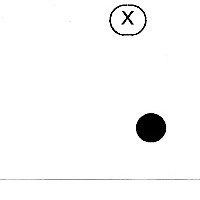
%> input picture spec/samples/angolo.jpg, 200 x 200 px
$ octave test_reg.m   (GNU Octave 9; MATLAB toolbox functions it lacks are replaced by stand-ins)
%> lines starting %> are read from the running program, lines starting %| are printed output that depends on the picture
clear

i = imread('./spec/samples/angolo.jpg');
%> i is the input picture: size 200x200x3 uint8; min 0, max 255, mean 248.5
ig = 255 - rgb2gray(i);
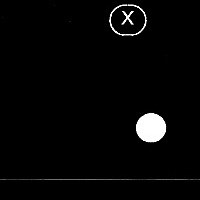
%> ig: size 200x200 uint8; min 0, max 255, mean 6.5

% the horizontal signal
hs = sum(ig, 1);
%> hs = 200 values, max 10007 at index 146, min 59 at index 18, mean 1293.4
% the vertical signal
vs = sum(ig, 2);
%> vs = 200 values, max 18557 at index 180, min 0 at index 41, mean 1293.4

% kernel half size, to be determined
khs = 15;
% kernel X axis
x = -khs:khs;
% kernel full size
ksize = length(x);
% KERNEL
y=sqrt(khs^2 - x.^2);

% image YX sizes
[vp, hp] = size(ig);
%> vp = 200; hp = 200

xmin = nan(1, hp);
ymin = nan(1, vp);

for i = 1:hp-ksize;
   tx = hs(i:i+ksize-1); % the X values for the current step
   y=sqrt(khs^2 - x.^2)/khs*max(tx);
   xmin(i+khs) = sum((hs(i:i+ksize-1)-y ) .^ 2);
   %    ymin(i+khs) = sum((vs(i:i+ksize-1)-y') .^ 2);
end

% plot(1:hp, [hs; xmin])
plot(1:hp, xmin)
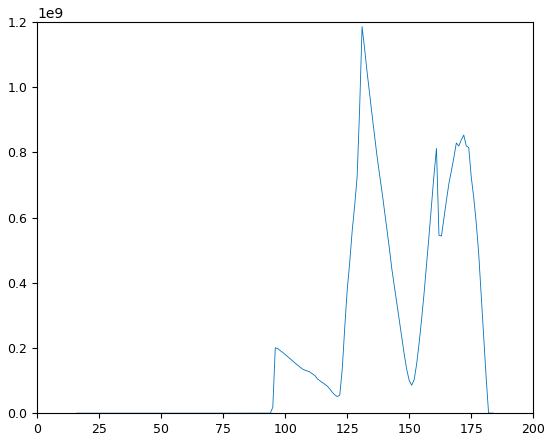
%> figure redrawn from the program's plot data; highest point at x = 131, y = 1.19e+09

cx = find(xmin==nanmin(xmin));
%> cx = 22
cy = find(ymin==nanmin(ymin));
%> cy = []
fprintf('X: %d; Y: %d\n', cx, cy);
%| X: 22; Y:

$ run again, with spec/samples/qzc013.jpg copied over spec/samples/angolo.jpg
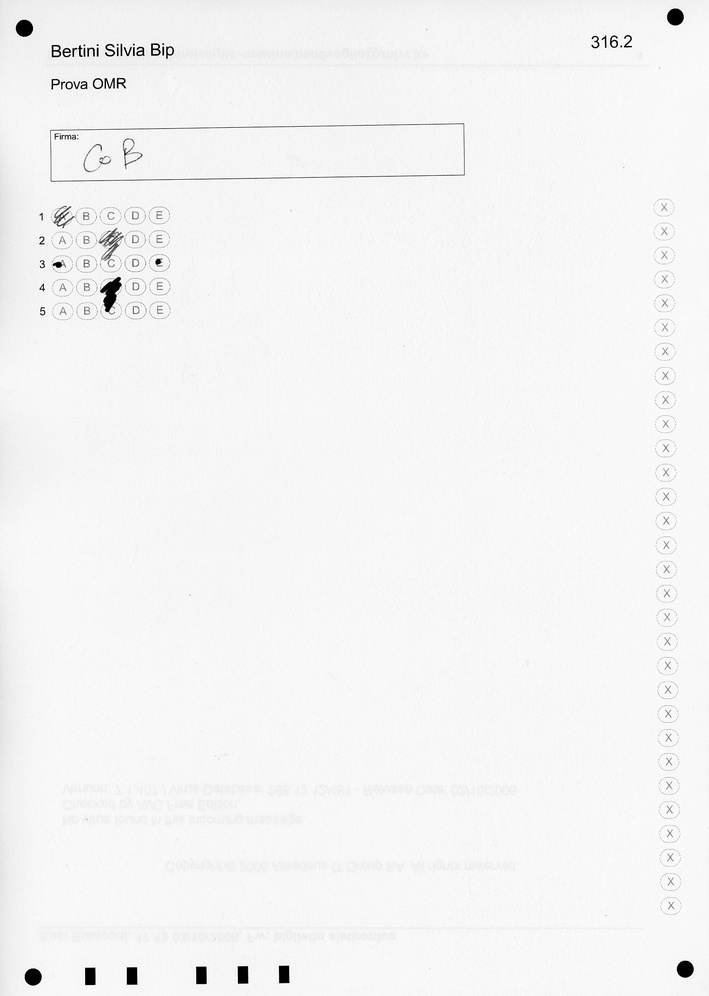
%> input picture spec/samples/qzc013.jpg, 709 x 996 px, shrunk from 1633 x 2295 before the run
%> i is the input picture: size 996x709 uint8; min 0, max 255, mean 244.4
%> `ig = 255 - rgb2gray(i);`:
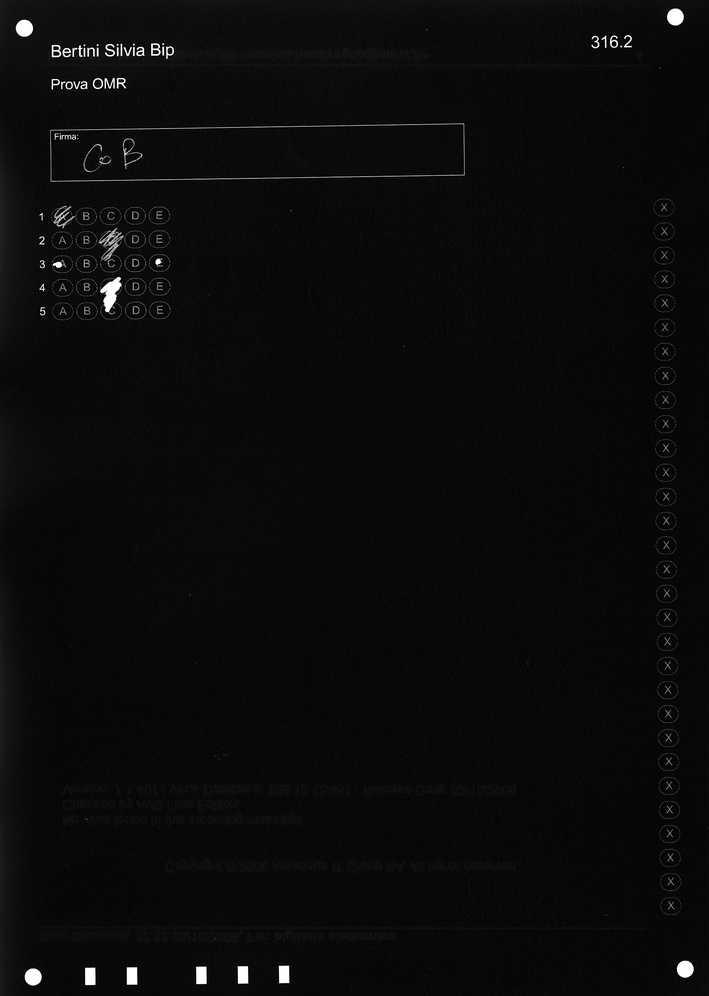
%> ig: size 996x709 uint8; min 0, max 255, mean 10.6
%> hs = 709 values, max 23185 at index 109, min 6820 at index 650, mean 10531.2
%> vs = 996 values, max 25857 at index 974, min 5435 at index 897, mean 7496.6
%> `plot(1:hp, xmin)`:
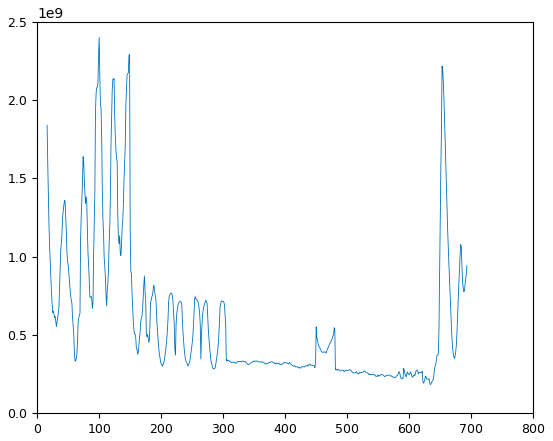
%> figure redrawn from the program's plot data; highest point at x = 100, y = 2.4e+09
%> cx = 634
%| X: 634; Y:

$ run again, with spec/samples/raffa-ige.jpg copied over spec/samples/angolo.jpg
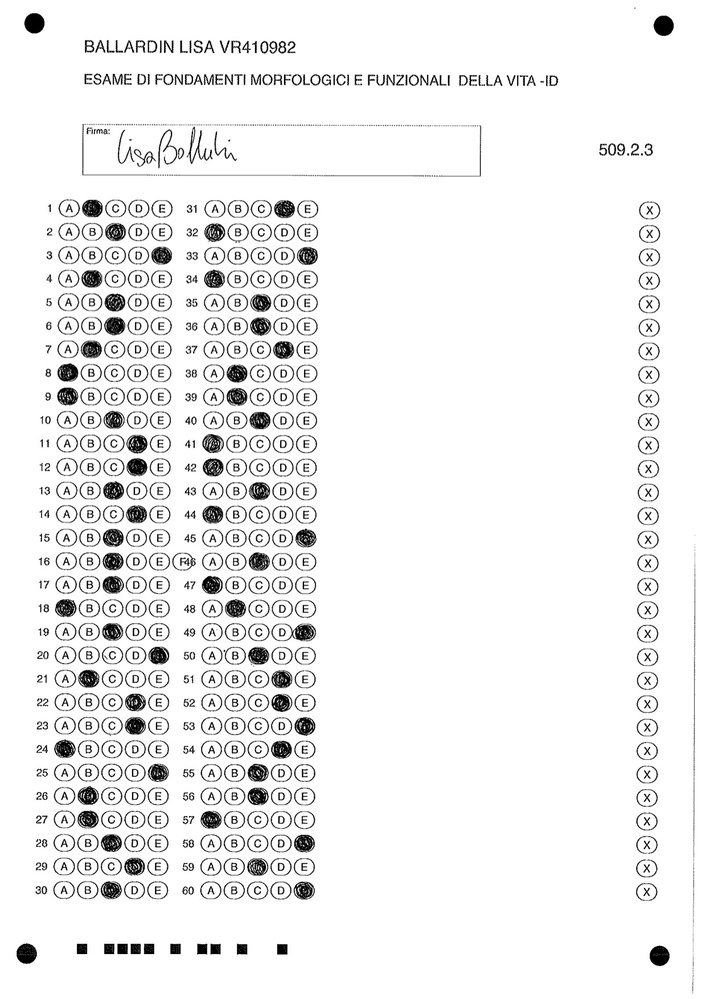
%> input picture spec/samples/raffa-ige.jpg, 706 x 999 px, shrunk from 1240 x 1754 before the run
%> i is the input picture: size 999x706x3 uint8; min 0, max 255, mean 239.2
%> `ig = 255 - rgb2gray(i);`:
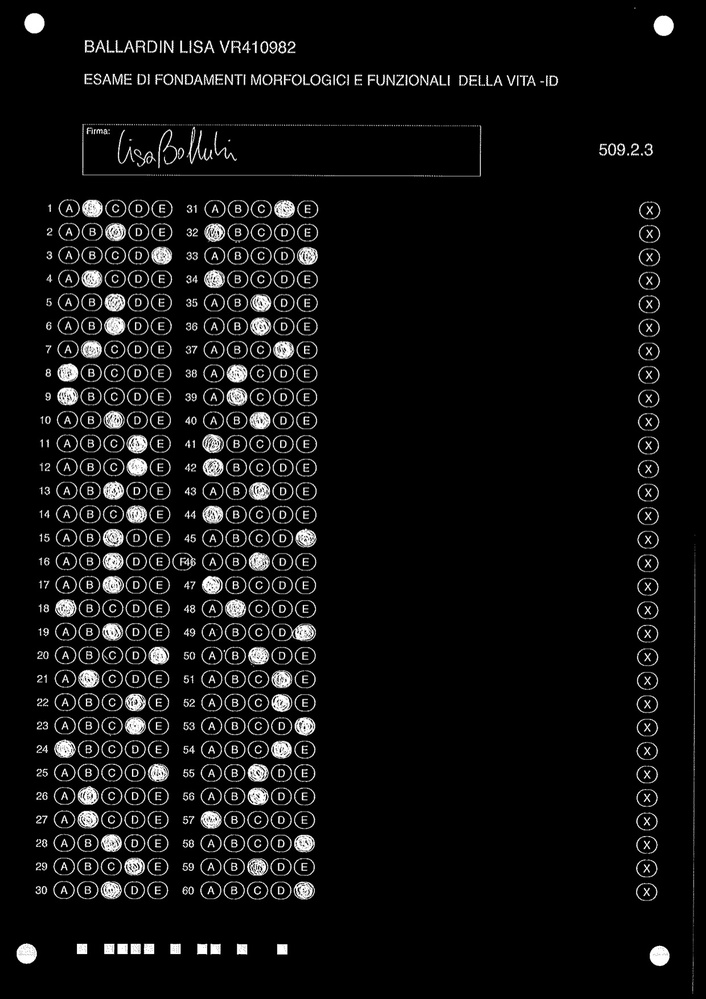
%> ig: size 999x706 uint8; min 0, max 255, mean 15.8
%> hs = 706 values, max 66216 at index 114, min 0 at index 1, mean 15758.1
%> vs = 999 values, max 42639 at index 76, min 0 at index 57, mean 11136.3
%> `plot(1:hp, xmin)`:
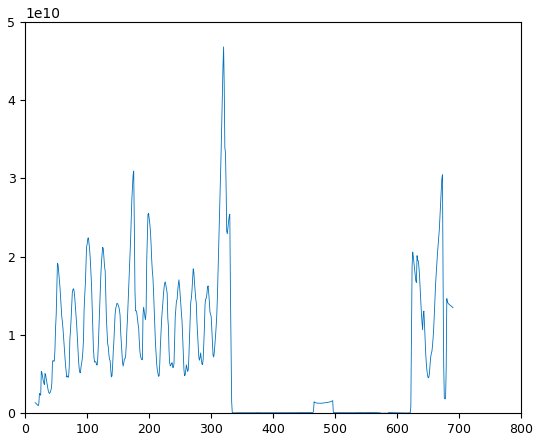
%> figure redrawn from the program's plot data; highest point at x = 320, y = 4.68e+10
%> cx = 577
%| X: 577; Y:
